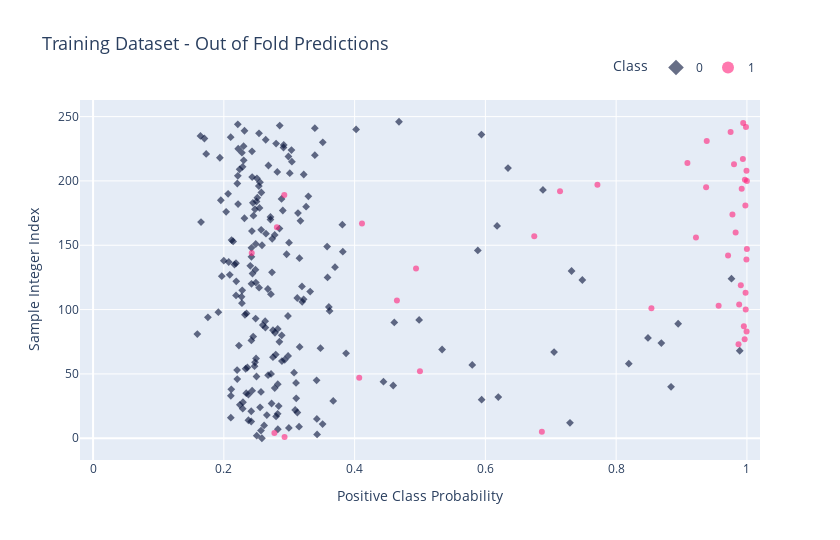

The notebook cell this image was saved under:
### Code cell
plot_results(targs, pred_df['fastai_without_resampling'])

### Figure 1 — Plotly figure (JSON) as saved in the notebook; plotly's stock layout.template omitted (floating-point values rounded to 4 significant figures; data arrays with more than 128 entries replaced by an {"elided": "..."} marker saying what was removed)
{"data": [{"hovertemplate": "Class=0<br>Positive Class Probability=%{x}<br>Sample Integer Index=%{y}<extra></extra>", "legendgroup": "0", "marker": {"color": "#010D36", "opacity": 0.6, "symbol": "diamond", "size": 6}, "mode": "markers", "name": "0", "orientation": "v", "showlegend": true, "x": {"elided": "204 float values"}, "xaxis": "x", "y": {"elided": "204 int values"}, "yaxis": "y", "type": "scatter"}, {"hovertemplate": "Class=1<br>Positive Class Probability=%{x}<br>Sample Integer Index=%{y}<extra></extra>", "legendgroup": "1", "marker": {"color": "#FF2079", "opacity": 0.6, "symbol": "circle", "size": 6}, "mode": "markers", "name": "1", "orientation": "v", "showlegend": true, "x": [0.2928, 0.2773, 0.6864, 0.407, 0.4999, 0.9871, 0.9966, 0.9995, 0.9953, 0.9981, 0.8539, 0.9567, 0.9881, 0.4647, 0.9979, 0.9907, 0.4939, 0.9992, 0.9711, 0.2427, 1.0, 0.9221, 0.6748, 0.9827, 0.2811, 0.4113, 0.9778, 0.9976, 0.2924, 0.7141, 0.992, 0.9376, 0.7714, 1.0, 0.9969, 0.9993, 0.9802, 0.909, 0.9938, 0.9385, 0.975, 0.9985, 0.9943], "xaxis": "x", "y": [1, 4, 5, 47, 52, 73, 77, 83, 87, 100, 101, 103, 104, 107, 113, 119, 132, 139, 142, 144, 147, 156, 157, 160, 164, 167, 174, 181, 189, 192, 194, 195, 197, 200, 201, 208, 213, 214, 217, 231, 238, 242, 245], "yaxis": "y", "type": "scatter"}], "layout": {"xaxis": {"anchor": "y", "domain": [0.0, 1.0], "title": {"text": "Positive Class Probability"}, "range": [-0.02, 1.02]}, "yaxis": {"anchor": "x", "domain": [0.0, 1.0], "title": {"text": "Sample Integer Index"}}, "legend": {"title": {"text": "Class"}, "tracegroupgap": 0, "orientation": "h", "yanchor": "bottom", "xanchor": "right", "y": 1.05, "x": 1, "itemsizing": "constant"}, "title": {"text": "Training Dataset - Out of Fold Predictions", "font": {"size": 18}}, "height": 540, "width": 840}}
